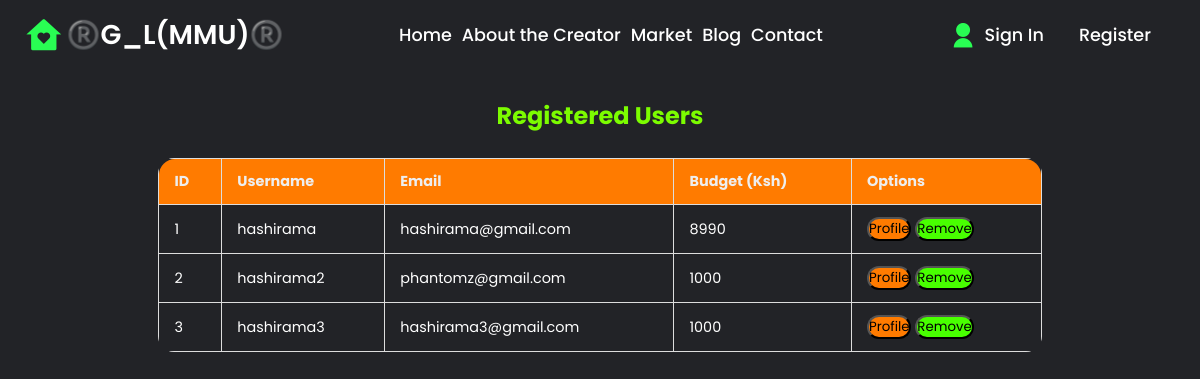
Page /mypeople on the earlier database version.
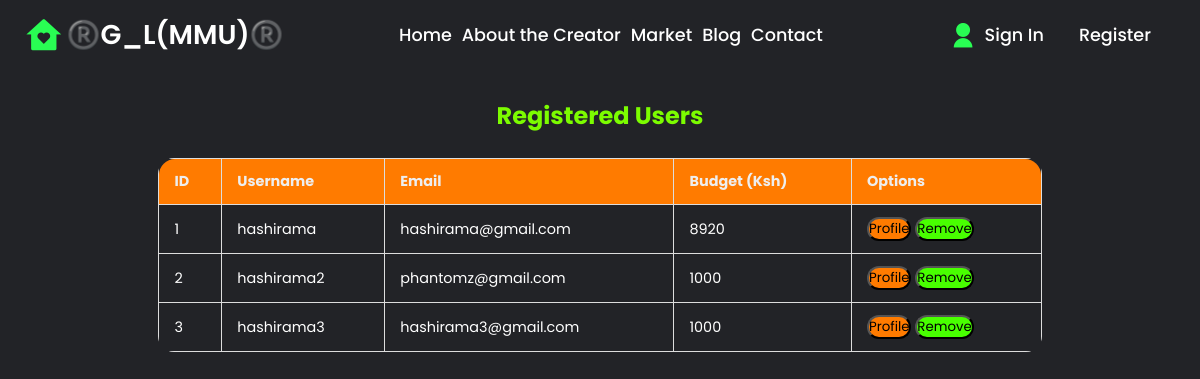
Same page on the later database version.
### market/models.py (models this page shows, shortened)
class User(db.Model, UserMixin):
    id = db.Column(db.Integer(), primary_key=True)
    username = db.Column(db.String(length=30), nullable=False, unique=True)
    email_address = db.Column(db.String(length=58), nullable=False, unique=True)
    pass_hash = db.Column(db.String(length=60), nullable=False)
    budget = db.Column(db.Integer(), nullable=False, default=1000)
    items = db.relationship('Item', backref='owned_user', lazy=True)
    @property
    def password(self):
        return self.password

### market/routes.py (the view)
@app.route('/mypeople')
def users_page():
    users = User.query.all()
    return render_template('not.html', users=users)

### market/templates/not.html (shortened to what this page needs)
<!DOCTYPE html>
<html lang="en">
<head>
    <link rel="stylesheet" href="{{ url_for('static', filename='css/styles.css') }}">
    <link href="https://cdn.jsdelivr.net/npm/remixicon@4.5.0/fonts/remixicon.css" rel="stylesheet"/>
    <link rel="stylesheet" href="https://unpkg.com/boxicons@latest/css/boxicons.min.css">
</head>
<body id="mrktb" class="mkrtbay">
    <header style="padding-bottom: 50px;">
        <a href="{{ url_for('home_page') }}" class="logo"><i class="ri-home-heart-fill"></i><span>®️G_L(MMU)®️</span> </a>
        <ul class="navbar">
            <li><a href="{{ url_for('home_page') }}" >Home</a> </li>
            <li><a href="{{ url_for('about_page') }}">About the Creator</a></li>
            <li><a href="{{ url_for('market_page') }}">Market</a></li>
            <li><a href="{{ url_for('blog_page') }}">Blog</a></li>
            <li><a href="{{ url_for('contact_page') }}"> Contact</a></li>
        </ul>
        {% if current_user.is_authenticated %}
            <ul class="navbar-nav">
                <li class="nav-item">
                    <a class="nav-link" style="color: lawngreen; font-weight: bold">
                        <i class="fas fa-coins"></i>
                        {{ current_user.prettier_budget }}
                    </a>
                </li>
                <li class="nav-item">
                    <a class="nav-market">Welcome, {{ current_user.username }}</a>
                </li>
                <li class="nav-item">
                    <a class="nav-link" href="{{ url_for('logout_page') }}">Logout</a>
                </li>
            </ul>
        {% else %}
            <div class="main">
                <a href="{{ url_for('login_page') }}" class="user"><i class="ri-user-fill"></i>Sign In</a>
                <a href="{{ url_for('register_page') }}">Register</a>
            </div>
        {% endif %}
    </header>
    <div class="tables">
        <div class="table-cont">
            <h2 style="text-align: center; color: lawngreen; margin-bottom: 20px;">Registered Users</h2>
            <table class="cont-tables">
                <thead>
                    <tr class="table-hrow">
                        <th>ID</th>
                        <th>Username</th>
                        <th>Email</th>
                        <th>Budget (Ksh)</th>
                        <th>Options</th>
                    </tr>
                </thead>
                <tbody>
                    {% for user in users %}
                    <tr id="tr12">
                        <td>{{ user.id }}</td>
                        <td>{{ user.username }}</td>
                        <td>{{ user.email_address }}</td>
                        <td>{{ user.budget }}</td>
                        <td>
                            <button class="btn btn-outline btn-info" id="bt23">Profile</button>
                            <button class="btn btn-outline btn-danger" id="bt24">Remove</button>
                        </td>
                    </tr>
                    {% endfor %}
                </tbody>
            </table>
        </div>
    </div>
</body>
</html>

Differences in the rows shown:
changed User "hashirama": budget "8990" → "8920"
